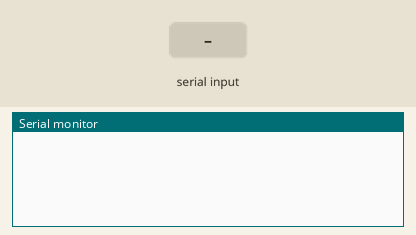
The sketch below on a simulated Arduino Uno, built with avr-gcc and run on an emulated ATmega328P. On the bench: the last lines printed to the serial monitor. The test bench sets the inputs (shaded band).

Above: at 1.2 s.
1.3 s: byte 30 received over Serial
At 1.9 s:
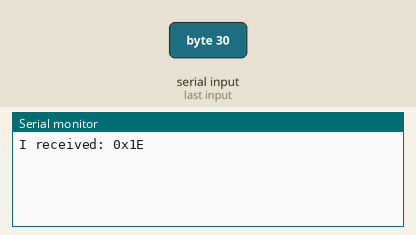
2.8 s: byte 90 received over Serial
At 4.0 s:
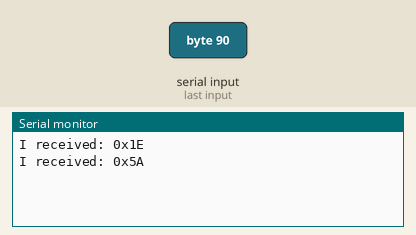
4.3 s: byte 120 received over Serial
At 5.4 s:
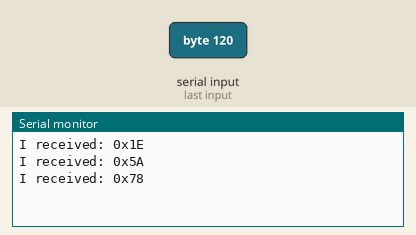

Measured:
- after the input at 1.3 s, the serial monitor: prints a new line at once (image 1)
- after the input at 2.8 s, the serial monitor: prints a new line at once (image 2)
- after the input at 4.3 s, the serial monitor: prints a new line at once (image 3)

The sketch:

serial_receive_test.ino
```cpp
void setup() {
  Serial.begin(9600);
}

void loop() {

  int incomingByte = 0;  // 受信データ用

  if(Serial.available() > 0) { // 受信したデータが存在する
    incomingByte = Serial.read(); // 受信データを読み込む

    Serial.print("I received: 0x"); // 受信データを送りかえす
    Serial.println(incomingByte, HEX);  // 16進数で表示
  }

}
```
